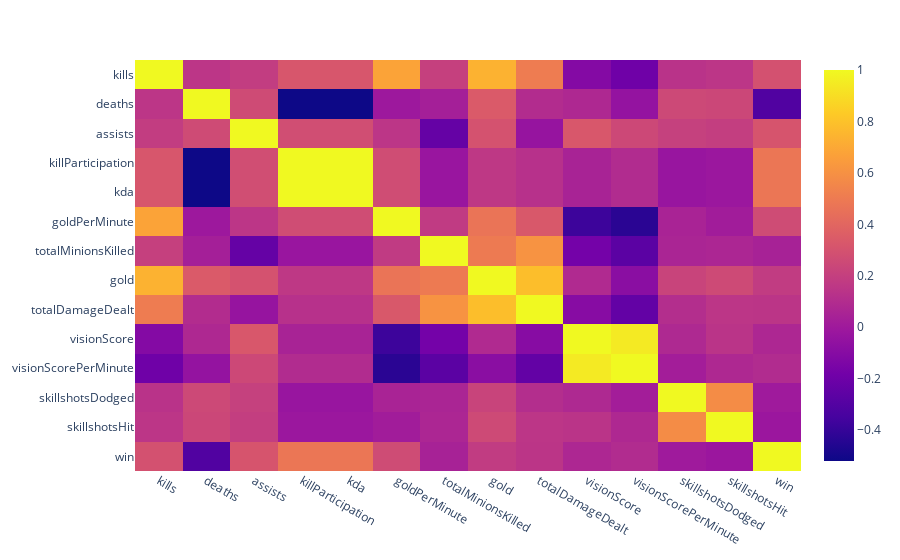

Here is the notebook cell this chart was saved with:
### Markdown cell above
### Vizualizar Correlação

### Code cell
px.imshow(leaguedata.corr(), aspect="auto")

### Figure 1 — Plotly figure (JSON) as saved in the notebook; plotly's stock layout.template omitted (floating-point values rounded to 4 significant figures; data arrays with more than 128 entries replaced by an {"elided": "..."} marker saying what was removed)
{"data": [{"coloraxis": "coloraxis", "hovertemplate": "x: %{x}<br>y: %{y}<br>color: %{z}<extra></extra>", "name": "0", "type": "heatmap", "x": ["kills", "deaths", "assists", "killParticipation", "kda", "goldPerMinute", "totalMinionsKilled", "gold", "totalDamageDealt", "visionScore", "visionScorePerMinute", "skillshotsDodged", "skillshotsHit", "win"], "xaxis": "x", "y": ["kills", "deaths", "assists", "killParticipation", "kda", "goldPerMinute", "totalMinionsKilled", "gold", "totalDamageDealt", "visionScore", "visionScorePerMinute", "skillshotsDodged", "skillshotsHit", "win"], "yaxis": "y", "z": {"elided": "14x14 float values"}}], "layout": {"coloraxis": {"colorscale": [[0, "#0d0887"], [0.1111, "#46039f"], [0.2222, "#7201a8"], [0.3333, "#9c179e"], [0.4444, "#bd3786"], [0.5556, "#d8576b"], [0.6667, "#ed7953"], [0.7778, "#fb9f3a"], [0.8889, "#fdca26"], [1, "#f0f921"]]}, "margin": {"t": 60}, "xaxis": {"anchor": "y", "domain": [0, 1]}, "yaxis": {"anchor": "x", "autorange": "reversed", "domain": [0, 1]}}}
